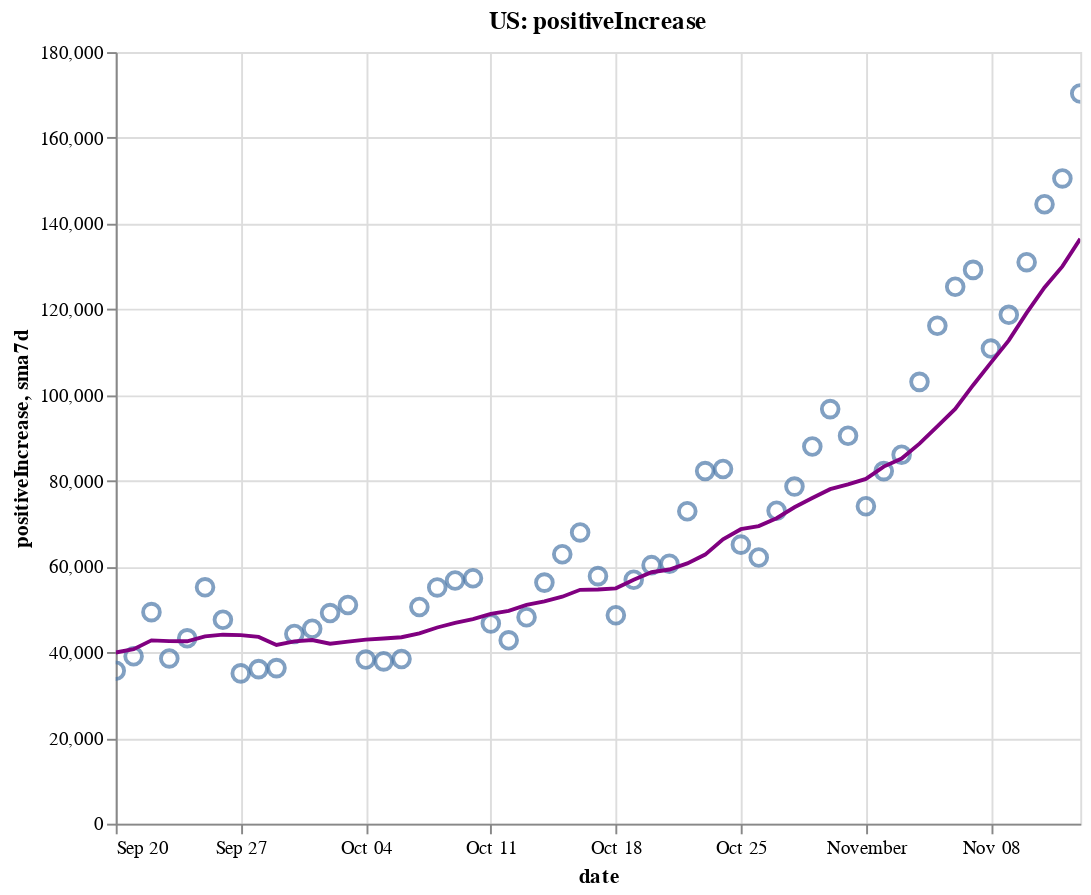

Write notebook code for a chart like this one.
### Code cell
create_plot(us, 'positiveIncrease')

### Figure 1 — Vega-Lite specification as saved in the notebook (floating-point values rounded to 4 significant figures)
{"config": {"view": {"continuousWidth": 400, "continuousHeight": 300}}, "layer": [{"layer": [{"mark": {"type": "point", "size": 75}, "encoding": {"tooltip": [{"type": "temporal", "field": "date"}, {"type": "quantitative", "field": "positiveIncrease"}, {"type": "quantitative", "field": "sma7d"}], "x": {"type": "temporal", "field": "date"}, "y": {"type": "quantitative", "field": "positiveIncrease"}}, "selection": {"selector002": {"type": "interval", "bind": "scales", "encodings": ["x", "y"]}}}, {"mark": {"type": "line", "color": "purple"}, "encoding": {"x": {"type": "temporal", "field": "date"}, "y": {"type": "quantitative", "field": "sma7d"}}}]}, {"mark": {"type": "rule", "color": "#aaa"}, "encoding": {"x": {"type": "temporal", "field": "date"}}, "transform": [{"filter": {"selection": "selector001"}}]}, {"mark": "circle", "encoding": {"opacity": {"condition": {"value": 1, "selection": "selector001"}, "value": 0}, "tooltip": [{"type": "temporal", "field": "date"}, {"type": "quantitative", "field": "positiveIncrease"}, {"type": "quantitative", "field": "sma7d"}], "x": {"type": "temporal", "field": "date"}, "y": {"type": "quantitative", "field": "positiveIncrease"}}, "selection": {"selector001": {"type": "single", "encodings": ["x"], "on": "mouseover", "nearest": true, "empty": "none"}}}, {"mark": {"type": "text", "align": "left", "dx": 5, "dy": -5, "stroke": "white", "strokeWidth": 2}, "encoding": {"text": {"type": "quantitative", "field": "positiveIncrease"}, "tooltip": [{"type": "temporal", "field": "date"}, {"type": "quantitative", "field": "positiveIncrease"}, {"type": "quantitative", "field": "sma7d"}], "x": {"type": "temporal", "field": "date"}, "y": {"type": "quantitative", "field": "positiveIncrease"}}, "transform": [{"filter": {"selection": "selector001"}}]}, {"mark": {"type": "text", "align": "left", "dx": 5, "dy": -5}, "encoding": {"text": {"type": "quantitative", "field": "positiveIncrease"}, "tooltip": [{"type": "temporal", "field": "date"}, {"type": "quantitative", "field": "positiveIncrease"}, {"type": "quantitative", "field": "sma7d"}], "x": {"type": "temporal", "field": "date"}, "y": {"type": "quantitative", "field": "positiveIncrease"}}, "transform": [{"filter": {"selection": "selector001"}}]}], "data": {"name": "data-c2d4cfa229b104db2bd0567c5f48aa64"}, "height": 400, "title": "US: positiveIncrease", "width": 500, "$schema": "https://vega.github.io/schema/vega-lite/v4.8.1.json", "datasets": {"data-c2d4cfa229b104db2bd0567c5f48aa64": [{"date": "2020-09-20T00:00:00", "totalTestResultsIncrease": 978400.0, "positiveIncrease": 35690.0, "death": 191600.0, "deathIncrease": 327.0, "positiveRate": 0.036, "state": "US", "sma7d": 39930.0}, {"date": "2020-09-21T00:00:00", "totalTestResultsIncrease": 775000.0, "positiveIncrease": 39060.0, "death": 191900.0, "deathIncrease": 287.0, "positiveRate": 0.05, "state": "US", "sma7d": 40700.0}, {"date": "2020-09-22T00:00:00", "totalTestResultsIncrease": 850800.0, "positiveIncrease": 49350.0, "death": 192800.0, "deathIncrease": 854.0, "positiveRate": 0.058, "state": "US", "sma7d": 42770.0}, {"date": "2020-09-23T00:00:00", "totalTestResultsIncrease": 1010000.0, "positiveIncrease": 38550.0, "death": 193900.0, "deathIncrease": 1159.0, "positiveRate": 0.038, "state": "US", "sma7d": 42580.0}, {"date": "2020-09-24T00:00:00", "totalTestResultsIncrease": 1038000.0, "positiveIncrease": 43240.0, "death": 194800.0, "deathIncrease": 921.0, "positiveRate": 0.042, "state": "US", "sma7d": 42560.0}, {"date": "2020-09-25T00:00:00", "totalTestResultsIncrease": 1112000.0, "positiveIncrease": 55140.0, "death": 195700.0, "deathIncrease": 844.0, "positiveRate": 0.05, "state": "US", "sma7d": 43700.0}, {"date": "2020-09-26T00:00:00", "totalTestResultsIncrease": 1123000.0, "positiveIncrease": 47580.0, "death": 196600.0, "deathIncrease": 869.0, "positiveRate": 0.042, "state": "US", "sma7d": 44090.0}, {"date": "2020-09-27T00:00:00", "totalTestResultsIncrease": 905600.0, "positiveIncrease": 35060.0, "death": 196900.0, "deathIncrease": 307.0, "positiveRate": 0.039, "state": "US", "sma7d": 44000.0}, {"date": "2020-09-28T00:00:00", "totalTestResultsIncrease": 1164000.0, "positiveIncrease": 36060.0, "death": 197100.0, "deathIncrease": 257.0, "positiveRate": 0.031, "state": "US", "sma7d": 43570.0}, {"date": "2020-09-29T00:00:00", "totalTestResultsIncrease": 914100.0, "positiveIncrease": 36290.0, "death": 197900.0, "deathIncrease": 739.0, "positiveRate": 0.04, "state": "US", "sma7d": 41700.0}, {"date": "2020-09-30T00:00:00", "totalTestResultsIncrease": 904400.0, "positiveIncrease": 44270.0, "death": 198900.0, "deathIncrease": 1061.0, "positiveRate": 0.049, "state": "US", "sma7d": 42520.0}, {"date": "2020-10-01T00:00:00", "totalTestResultsIncrease": 998200.0, "positiveIncrease": 45480.0, "death": 199800.0, "deathIncrease": 851.0, "positiveRate": 0.046, "state": "US", "sma7d": 42840.0}, {"date": "2020-10-02T00:00:00", "totalTestResultsIncrease": 1242000.0, "positiveIncrease": 49130.0, "death": 200600.0, "deathIncrease": 835.0, "positiveRate": 0.04, "state": "US", "sma7d": 41980.0}, {"date": "2020-10-03T00:00:00", "totalTestResultsIncrease": 1100000.0, "positiveIncrease": 51010.0, "death": 201400.0, "deathIncrease": 741.0, "positiveRate": 0.046, "state": "US", "sma7d": 42470.0}, {"date": "2020-10-04T00:00:00", "totalTestResultsIncrease": 1029000.0, "positiveIncrease": 38290.0, "death": 201700.0, "deathIncrease": 363.0, "positiveRate": 0.037, "state": "US", "sma7d": 42930.0}, {"date": "2020-10-05T00:00:00", "totalTestResultsIncrease": 990500.0, "positiveIncrease": 37860.0, "death": 202000.0, "deathIncrease": 326.0, "positiveRate": 0.038, "state": "US", "sma7d": 43190.0}, {"date": "2020-10-06T00:00:00", "totalTestResultsIncrease": 907000.0, "positiveIncrease": 38420.0, "death": 202700.0, "deathIncrease": 634.0, "positiveRate": 0.042, "state": "US", "sma7d": 43490.0}, {"date": "2020-10-07T00:00:00", "totalTestResultsIncrease": 973500.0, "positiveIncrease": 50560.0, "death": 203600.0, "deathIncrease": 916.0, "positiveRate": 0.052, "state": "US", "sma7d": 44390.0}, {"date": "2020-10-08T00:00:00", "totalTestResultsIncrease": 1149000.0, "positiveIncrease": 55120.0, "death": 204600.0, "deathIncrease": 986.0, "positiveRate": 0.048, "state": "US", "sma7d": 45770.0}, {"date": "2020-10-09T00:00:00", "totalTestResultsIncrease": 1201000.0, "positiveIncrease": 56720.0, "death": 205500.0, "deathIncrease": 893.0, "positiveRate": 0.047, "state": "US", "sma7d": 46850.0}, {"date": "2020-10-10T00:00:00", "totalTestResultsIncrease": 1247000.0, "positiveIncrease": 57250.0, "death": 206100.0, "deathIncrease": 665.0, "positiveRate": 0.046, "state": "US", "sma7d": 47740.0}, {"date": "2020-10-11T00:00:00", "totalTestResultsIncrease": 1083000.0, "positiveIncrease": 46700.0, "death": 206600.0, "deathIncrease": 466.0, "positiveRate": 0.043, "state": "US", "sma7d": 48950.0}, {"date": "2020-10-12T00:00:00", "totalTestResultsIncrease": 1064000.0, "positiveIncrease": 42780.0, "death": 206900.0, "deathIncrease": 287.0, "positiveRate": 0.04, "state": "US", "sma7d": 49650.0}, {"date": "2020-10-13T00:00:00", "totalTestResultsIncrease": 1041000.0, "positiveIncrease": 48150.0, "death": 207600.0, "deathIncrease": 690.0, "positiveRate": 0.046, "state": "US", "sma7d": 51040.0}, {"date": "2020-10-14T00:00:00", "totalTestResultsIncrease": 1041000.0, "positiveIncrease": 56240.0, "death": 208400.0, "deathIncrease": 811.0, "positiveRate": 0.054, "state": "US", "sma7d": 51850.0}, {"date": "2020-10-15T00:00:00", "totalTestResultsIncrease": 1102000.0, "positiveIncrease": 62850.0, "death": 209300.0, "deathIncrease": 951.0, "positiveRate": 0.057, "state": "US", "sma7d": 52960.0}, {"date": "2020-10-16T00:00:00", "totalTestResultsIncrease": 1230000.0, "positiveIncrease": 67940.0, "death": 210200.0, "deathIncrease": 877.0, "positiveRate": 0.055, "state": "US", "sma7d": 54560.0}, {"date": "2020-10-17T00:00:00", "totalTestResultsIncrease": 1295000.0, "positiveIncrease": 57750.0, "death": 211000.0, "deathIncrease": 780.0, "positiveRate": 0.045, "state": "US", "sma7d": 54630.0}, {"date": "2020-10-18T00:00:00", "totalTestResultsIncrease": 1056000.0, "positiveIncrease": 48630.0, "death": 211400.0, "deathIncrease": 393.0, "positiveRate": 0.046, "state": "US", "sma7d": 54900.0}, {"date": "2020-10-19T00:00:00", "totalTestResultsIncrease": 1131000.0, "positiveIncrease": 56900.0, "death": 211800.0, "deathIncrease": 456.0, "positiveRate": 0.05, "state": "US", "sma7d": 56920.0}, {"date": "2020-10-20T00:00:00", "totalTestResultsIncrease": 948700.0, "positiveIncrease": 60310.0, "death": 212700.0, "deathIncrease": 832.0, "positiveRate": 0.064, "state": "US", "sma7d": 58660.0}, {"date": "2020-10-21T00:00:00", "totalTestResultsIncrease": 939500.0, "positiveIncrease": 60660.0, "death": 213700.0, "deathIncrease": 1024.0, "positiveRate": 0.065, "state": "US", "sma7d": 59290.0}, {"date": "2020-10-22T00:00:00", "totalTestResultsIncrease": 1219000.0, "positiveIncrease": 72890.0, "death": 214800.0, "deathIncrease": 1143.0, "positiveRate": 0.06, "state": "US", "sma7d": 60730.0}, {"date": "2020-10-23T00:00:00", "totalTestResultsIncrease": 1379000.0, "positiveIncrease": 82260.0, "death": 215800.0, "deathIncrease": 917.0, "positiveRate": 0.06, "state": "US", "sma7d": 62770.0}, {"date": "2020-10-24T00:00:00", "totalTestResultsIncrease": 1321000.0, "positiveIncrease": 82740.0, "death": 216700.0, "deathIncrease": 890.0, "positiveRate": 0.063, "state": "US", "sma7d": 66340.0}, {"date": "2020-10-25T00:00:00", "totalTestResultsIncrease": 1191000.0, "positiveIncrease": 65090.0, "death": 217000.0, "deathIncrease": 377.0, "positiveRate": 0.055, "state": "US", "sma7d": 68690.0}, {"date": "2020-10-26T00:00:00", "totalTestResultsIncrease": 1201000.0, "positiveIncrease": 62100.0, "death": 217400.0, "deathIncrease": 389.0, "positiveRate": 0.052, "state": "US", "sma7d": 69440.0}, {"date": "2020-10-27T00:00:00", "totalTestResultsIncrease": 1081000.0, "positiveIncrease": 73000.0, "death": 218300.0, "deathIncrease": 931.0, "positiveRate": 0.068, "state": "US", "sma7d": 71250.0}, {"date": "2020-10-28T00:00:00", "totalTestResultsIncrease": 1086000.0, "positiveIncrease": 78640.0, "death": 219400.0, "deathIncrease": 1025.0, "positiveRate": 0.072, "state": "US", "sma7d": 73820.0}, {"date": "2020-10-29T00:00:00", "totalTestResultsIncrease": 1325000.0, "positiveIncrease": 87990.0, "death": 220400.0, "deathIncrease": 1049.0, "positiveRate": 0.066, "state": "US", "sma7d": 75980.0}, {"date": "2020-10-30T00:00:00", "totalTestResultsIncrease": 1362000.0, "positiveIncrease": 96710.0, "death": 221400.0, "deathIncrease": 933.0, "positiveRate": 0.071, "state": "US", "sma7d": 78040.0}, {"date": "2020-10-31T00:00:00", "totalTestResultsIncrease": 1374000.0, "positiveIncrease": 90490.0, "death": 222300.0, "deathIncrease": 963.0, "positiveRate": 0.066, "state": "US", "sma7d": 79150.0}, {"date": "2020-11-01T00:00:00", "totalTestResultsIncrease": 1140000.0, "positiveIncrease": 74050.0, "death": 222700.0, "deathIncrease": 391.0, "positiveRate": 0.065, "state": "US", "sma7d": 80430.0}, {"date": "2020-11-02T00:00:00", "totalTestResultsIncrease": 1328000.0, "positiveIncrease": 82250.0, "death": 223200.0, "deathIncrease": 476.0, "positiveRate": 0.062, "state": "US", "sma7d": 83300.0}, {"date": "2020-11-03T00:00:00", "totalTestResultsIncrease": 1126000.0, "positiveIncrease": 86080.0, "death": 224700.0, "deathIncrease": 1529.0, "positiveRate": 0.076, "state": "US", "sma7d": 85170.0}, {"date": "2020-11-04T00:00:00", "totalTestResultsIncrease": 1207000.0, "positiveIncrease": 103100.0, "death": 225800.0, "deathIncrease": 1116.0, "positiveRate": 0.085, "state": "US", "sma7d": 88660.0}, {"date": "2020-11-05T00:00:00", "totalTestResultsIncrease": 1564000.0, "positiveIncrease": 116200.0, "death": 227000.0, "deathIncrease": 1124.0, "positiveRate": 0.074, "state": "US", "sma7d": 92690.0}, {"date": "2020-11-06T00:00:00", "totalTestResultsIncrease": 1562000.0, "positiveIncrease": 125300.0, "death": 228100.0, "deathIncrease": 1186.0, "positiveRate": 0.08, "state": "US", "sma7d": 96760.0}, {"date": "2020-11-07T00:00:00", "totalTestResultsIncrease": 1406000.0, "positiveIncrease": 129200.0, "death": 229200.0, "deathIncrease": 1104.0, "positiveRate": 0.092, "state": "US", "sma7d": 102300.0}, {"date": "2020-11-08T00:00:00", "totalTestResultsIncrease": 1259000.0, "positiveIncrease": 110800.0, "death": 229700.0, "deathIncrease": 487.0, "positiveRate": 0.088, "state": "US", "sma7d": 107500.0}, {"date": "2020-11-09T00:00:00", "totalTestResultsIncrease": 1519000.0, "positiveIncrease": 118700.0, "death": 230300.0, "deathIncrease": 580.0, "positiveRate": 0.078, "state": "US", "sma7d": 112800.0}, {"date": "2020-11-10T00:00:00", "totalTestResultsIncrease": 1237000.0, "positiveIncrease": 131000.0, "death": 231700.0, "deathIncrease": 1347.0, "positiveRate": 0.106, "state": "US", "sma7d": 119200.0}, {"date": "2020-11-11T00:00:00", "totalTestResultsIncrease": 1382000.0, "positiveIncrease": 144500.0, "death": 233200.0, "deathIncrease": 1565.0, "positiveRate": 0.105, "state": "US", "sma7d": 125100.0}, {"date": "2020-11-12T00:00:00", "totalTestResultsIncrease": 1490000.0, "positiveIncrease": 150500.0, "death": 234300.0, "deathIncrease": 1104.0, "positiveRate": 0.101, "state": "US", "sma7d": 130000.0}, {"date": "2020-11-13T00:00:00", "totalTestResultsIncrease": 1684000.0, "positiveIncrease": 170300.0, "death": 235500.0, "deathIncrease": 1301.0, "positiveRate": 0.101, "state": "US", "sma7d": 136400.0}]}}
